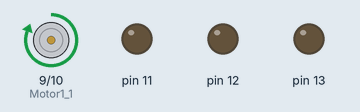
Simulated run of this sketch. Board: Arduino Uno, built with avr-gcc and run on an emulated ATmega328P. Shown: motor-driver pin pairs drawn as motors (green arrow = first pin HIGH = forward, orange = second pin HIGH = backward, longer = more drive), output pins drawn as LEDs (lit = HIGH). What the sketch prints to the serial monitor is not drawn.

Above: at 0.15 s.
Timing chart, 0 to 3.0 s (numbered marks = the images above):
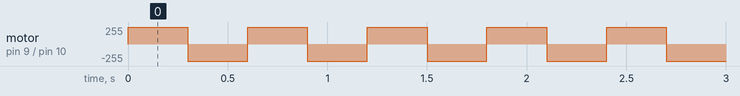

Measured:
- by itself, motor on pin 9 (Motor1_1) / pin 10 (Motor1_2): alternates forward 255/255 for 0.30 s and backward 255/255 for 0.30 s

The sketch:

DCMotor1.ino
```cpp
  int Motor1_1 = 9;
  int Motor1_2 = 10;
  int RED1 = 11;
  int RED2 = 12;
  int RED3 = 13;


void setup() {
  // put your setup code here, to run once:
  Serial.begin(9600);

  pinMode(9,OUTPUT); // DC Motor1_1 1번 핀
  pinMode(10,OUTPUT); // DC Motor1_2 2번 핀

  pinMode(11,OUTPUT);  // Red 핀
  pinMode(12,OUTPUT);  // Green 핀
  pinMode(13,OUTPUT);  // Blue 핀

  digitalWrite(2,LOW);    // Trig 신호 off
  digitalWrite(4,LOW);    // Trig 신호 off
  digitalWrite(6,LOW);    // Trig 신호 off

  digitalWrite(11,LOW);    // Blue Off
  digitalWrite(12,LOW);    // Red off
  digitalWrite(13,LOW);    // Green off
}

void loop() {
  // put your main code here, to run repeatedly:
  int duration1, duration2, duration3;
  int cm1, cm2, cm3;
  //정회전
  digitalWrite(Motor1_1,HIGH);
  digitalWrite(Motor1_2,LOW);
  delay(300);
  Serial.println("CW");
  //역회전
  digitalWrite(Motor1_1,LOW);
  digitalWrite(Motor1_2,HIGH);

  Serial.println("CCW");

  delay(300);  // 0.3초 대기 후 다시 측정
}

int microsecondsToCentimeters(int microseconds)
{
  return microseconds/29/2;
}
```
